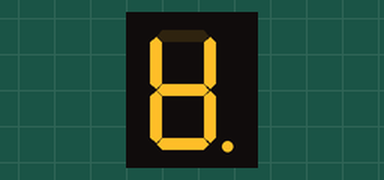
This sketch was run on a simulated Arduino Uno, built with avr-gcc and run on an emulated ATmega328P. Parts: 1-digit seven-segment display. Wiring (inferred from the names in the program): 1-digit 7-segment display, segments lit when LOW: segments pin 2, pin 3, pin 5, pin 6, pin 7, pin 9, pin 8, pin 4. The segment pins are drawn as the display they are named for.

Above: at 0.1 s.
At 1.1 s:
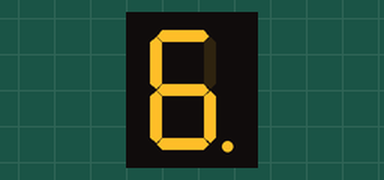
At 2.1 s:
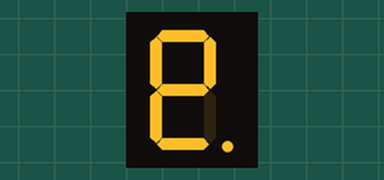
At 3.1 s:
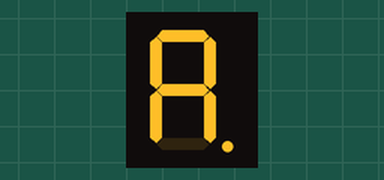
At 5.1 s:
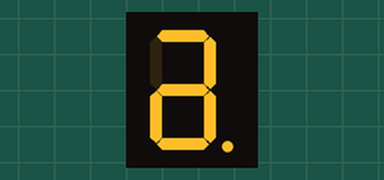
At 7.1 s:
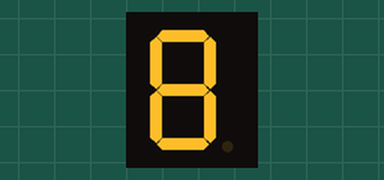

Measured:
- by itself, everything shown: repeats every 8.0 s, in 9 steps
- what the display in image 1 shows lasts 1.0 s, from 1.0 s to 2.0 s

The sketch:

ch05_7segled.ino
```cpp
// 七段顯示器每一段連接的腳位定義
#define SEG_E_PIN 7
#define SEG_D_PIN 6
#define SEG_C_PIN 5
#define SEG_DP_PIN 4
#define SEG_B_PIN 3
#define SEG_A_PIN 2
#define SEG_F_PIN 9
#define SEG_G_PIN 8

#define SEG_TOTAL 8 // 總共八段（包含小數點）
// 將腳位都放進陣列裡，方便存取
int pins[SEG_TOTAL] = {
  SEG_A_PIN, SEG_B_PIN, SEG_C_PIN, SEG_D_PIN,
  SEG_E_PIN, SEG_F_PIN, SEG_G_PIN, SEG_DP_PIN
};

void setup() {
  int i;
  for(i = 0; i < SEG_TOTAL; i++){
    pinMode(pins[i], OUTPUT);
  }
}
void loop() {
  int i;
  // 使用迴圈逐一點亮某一段
  for(i = 0; i < SEG_TOTAL; i++){
    digitalWrite(pins[i], HIGH);
    delay(1000);
    digitalWrite(pins[i], LOW);
  }
}
```
